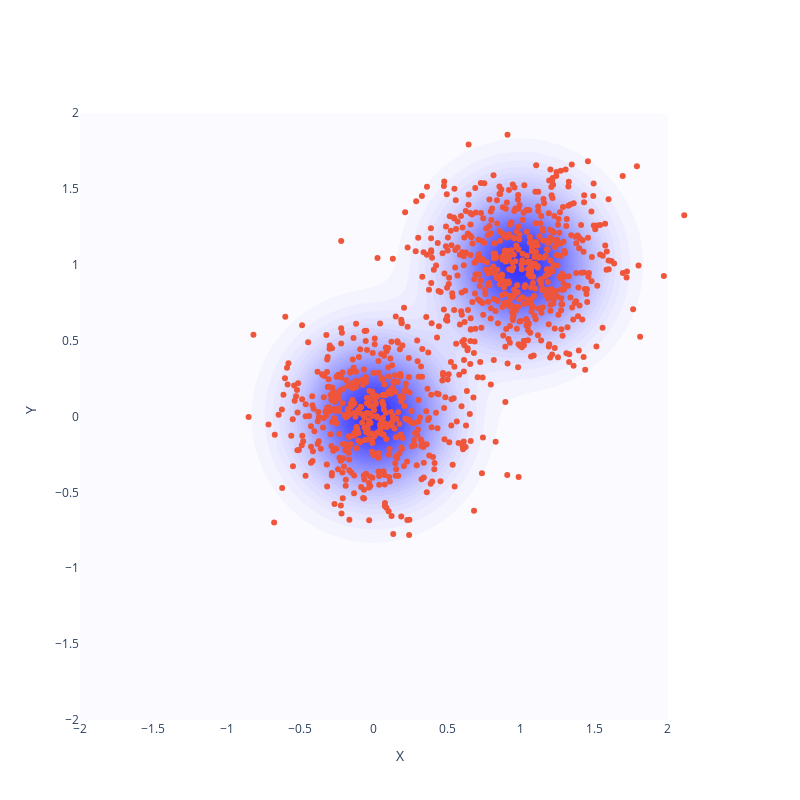

The notebook cell this image was saved under:
### Code cell
# Create Gaussian mixture model for sampling etc.
data_dist = GaussianMixtureModel(
    torch.tensor(
        [
            [0.0, 0.0],
            [1.0, 1.0],
        ]
    ),
    torch.stack([0.1 * torch.eye(2), 0.1 * torch.eye(2)]),
    torch.tensor([0.5, 0.5]),
)

# Draw samples from distribution.
samples = data_dist.sample(1000)

# Plot distributions and the samples.
fig = plot_density_heatmap(data_dist.likelihood)
fig.add_trace(go.Scatter(x=samples[:, 0], y=samples[:, 1], mode="markers"))
fig.show()

### Figure 1 — Plotly figure (JSON) as saved in the notebook; plotly's stock layout.template omitted (floating-point values rounded to 4 significant figures; data arrays with more than 128 entries replaced by an {"elided": "..."} marker saying what was removed)
{"data": [{"colorscale": [[0, "rgba(255,255,255,0.8)"], [1, "rgba(0,0,255,1.0)"]], "contours": {"coloring": "fill", "end": 1, "showlines": false, "size": 0.025, "start": 0}, "showscale": false, "type": "contour", "x": [-2, -1.96, -1.919, -1.879, -1.838, -1.798, -1.758, -1.717, -1.677, -1.636, -1.596, -1.556, -1.515, -1.475, -1.434, -1.394, -1.354, -1.313, -1.273, -1.232, -1.192, -1.152, -1.111, -1.071, -1.03, -0.9899, -0.9495, -0.9091, -0.8687, -0.8283, -0.7879, -0.7475, -0.7071, -0.6667, -0.6263, -0.5859, -0.5455, -0.5051, -0.4646, -0.4242, -0.3838, -0.3434, -0.303, -0.2626, -0.2222, -0.1818, -0.1414, -0.101, -0.06061, -0.0202, 0.0202, 0.06061, 0.101, 0.1414, 0.1818, 0.2222, 0.2626, 0.303, 0.3434, 0.3838, 0.4242, 0.4646, 0.5051, 0.5455, 0.5859, 0.6263, 0.6667, 0.7071, 0.7475, 0.7879, 0.8283, 0.8687, 0.9091, 0.9495, 0.9899, 1.03, 1.071, 1.111, 1.152, 1.192, 1.232, 1.273, 1.313, 1.354, 1.394, 1.434, 1.475, 1.515, 1.556, 1.596, 1.636, 1.677, 1.717, 1.758, 1.798, 1.838, 1.879, 1.919, 1.96, 2], "y": [-2, -1.96, -1.919, -1.879, -1.838, -1.798, -1.758, -1.717, -1.677, -1.636, -1.596, -1.556, -1.515, -1.475, -1.434, -1.394, -1.354, -1.313, -1.273, -1.232, -1.192, -1.152, -1.111, -1.071, -1.03, -0.9899, -0.9495, -0.9091, -0.8687, -0.8283, -0.7879, -0.7475, -0.7071, -0.6667, -0.6263, -0.5859, -0.5455, -0.5051, -0.4646, -0.4242, -0.3838, -0.3434, -0.303, -0.2626, -0.2222, -0.1818, -0.1414, -0.101, -0.06061, -0.0202, 0.0202, 0.06061, 0.101, 0.1414, 0.1818, 0.2222, 0.2626, 0.303, 0.3434, 0.3838, 0.4242, 0.4646, 0.5051, 0.5455, 0.5859, 0.6263, 0.6667, 0.7071, 0.7475, 0.7879, 0.8283, 0.8687, 0.9091, 0.9495, 0.9899, 1.03, 1.071, 1.111, 1.152, 1.192, 1.232, 1.273, 1.313, 1.354, 1.394, 1.434, 1.475, 1.515, 1.556, 1.596, 1.636, 1.677, 1.717, 1.758, 1.798, 1.838, 1.879, 1.919, 1.96, 2], "z": {"elided": "100x100 float values"}}, {"mode": "markers", "type": "scatter", "x": {"elided": "1000 float values"}, "y": {"elided": "1000 float values"}}], "layout": {"autosize": false, "height": 800, "paper_bgcolor": "white", "plot_bgcolor": "white", "showlegend": false, "width": 800, "xaxis": {"showgrid": false, "title": {"text": "X"}, "zeroline": false}, "yaxis": {"showgrid": false, "title": {"text": "Y"}, "zeroline": false}}}
